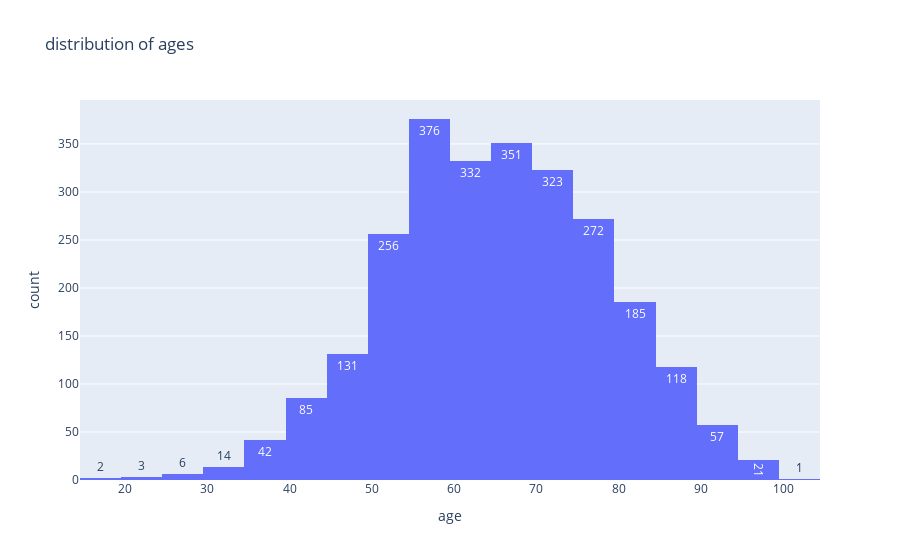

The notebook cell saved with this chart:
### Markdown cell above
## b) Create a histogram to see the distribution of ages.

### Code cell
b=px.histogram(df1["age"].dropna(),x="age",nbins=20,text_auto=True,title="distribution of ages ")
b

### Figure 1 — Plotly figure (JSON) as saved in the notebook; plotly's stock layout.template omitted (floating-point values rounded to 4 significant figures; data arrays with more than 128 entries replaced by an {"elided": "..."} marker saying what was removed)
{"data": [{"bingroup": "x", "hovertemplate": "age=%{x}<br>count=%{y}<extra></extra>", "legendgroup": "", "marker": {"color": "#636efa", "pattern": {"shape": ""}}, "name": "", "nbinsx": 20, "orientation": "v", "showlegend": false, "texttemplate": "%{value}", "type": "histogram", "x": {"elided": "2575 float values"}, "xaxis": "x", "yaxis": "y"}], "layout": {"autosize": true, "barmode": "relative", "legend": {"tracegroupgap": 0}, "title": {"text": "distribution of ages "}, "xaxis": {"anchor": "y", "autorange": true, "domain": [0, 1], "range": [14.5, 104.5], "title": {"text": "age"}, "type": "linear"}, "yaxis": {"anchor": "x", "autorange": true, "domain": [0, 1], "range": [0, 395.8], "title": {"text": "count"}}}}
